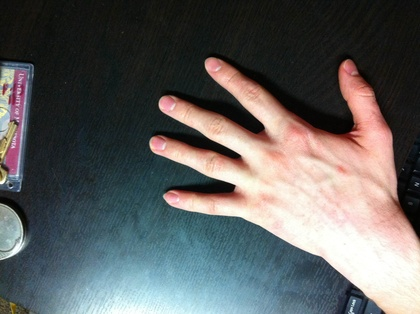
%> input picture H1.JPG, 420 x 314 px, shrunk from 2592 x 1936 before the run
$ octave Main.m   (GNU Octave 9; MATLAB toolbox functions it lacks are replaced by stand-ins)
%> lines starting %> are read from the running program, lines starting %| are printed output that depends on the picture
### MedianFilter.m
function [ OutIm ] = MedianFilter( InOfIm, side )
%MedianFilter Median Filter of an Image, side is size of median chunk
if ~(side==3 || side==5); error( 'wrong value for side' ); end;
Temp = InOfIm( 1: size(InOfIm, 1)-mod( size(InOfIm, 1), side ), ...
                        1: size(InOfIm, 2)-mod(size(InOfIm, 2), side ), :);
s = ( side -1 )/2; [ M, N, Z ] = size( Temp );
ImProc = zeros( M + 2*s, N + 2*s, Z ); OutIm = zeros( size( Temp ), 'uint8' );
Column = zeros( side^2, M*N, Z );
for z = 1:Z
    ImProc(:,:, z ) = padarray( Temp(:,:, z ), [s, s] );
    Column(:,:, z ) = im2col( ImProc( :,:, z ), [side, side], 'sliding' );
    OutIm(:,:, z ) = uint8( col2im( median( Column(:,:, z ), 1 ), ...
        [side, side], size(ImProc), 'sliding' ) );
end
end

### Main.m
%Main
%Editable values: threshold, itterations of expansion/thinning & pruning
threshold = 130; %Sobel5 thresh 130, sobel3 thresh >20 <50, too long
Error = true;
while Error
Error = false; %This is for threshold: if too low, out of memory error
filterRegSide = 5; % Apparently can only be 3||5, memory
Im = rot90( imread('H1.JPG'), -1 ); %Nature of the im, it's rotated (to me)
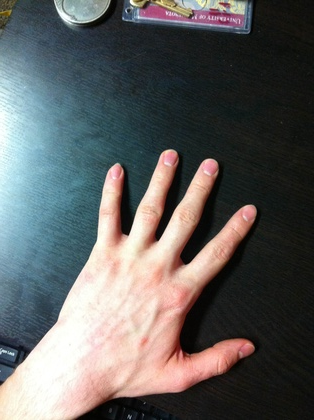
%> Im: size 420x314x3 uint8; mean R, G, B 95.6, 95.8, 95.1; mean of the top-left, top-right, bottom-left and bottom-right quarters 105.6, 41.9, 172.1, 62.4
Im2 = MedianFilter( Im, filterRegSide );
%> in MedianFilter, `Temp = InOfIm( 1: size(InOfIm, 1)-mod( size(InOfIm, 1), side ), 1: siz..`:
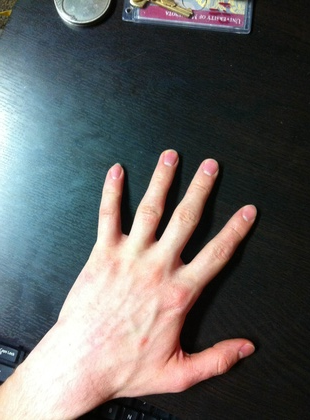
%> Temp: size 420x310x3 uint8; mean R, G, B 96.6, 96.8, 96.2
%> the run ends on the next line
